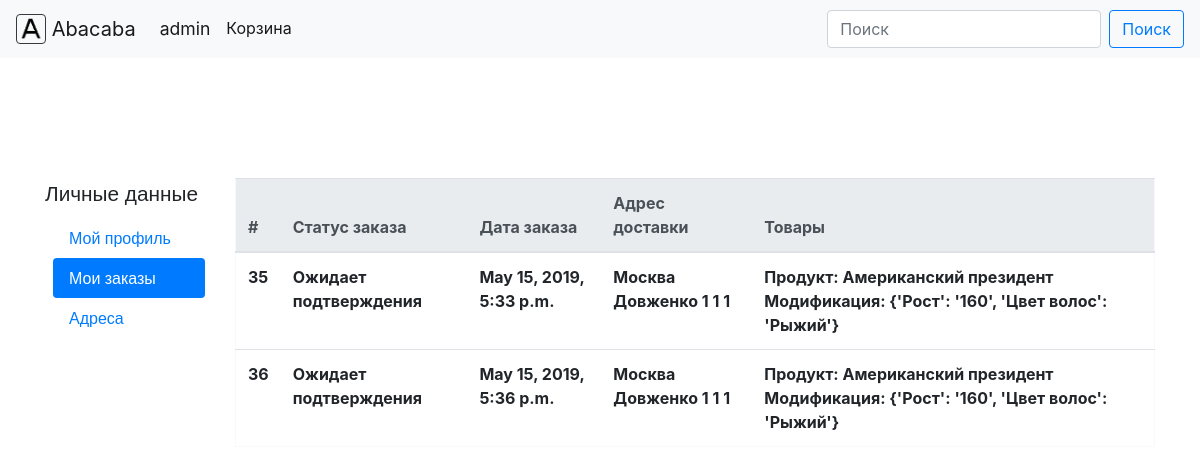
/accounts/orders (signed in), run on an earlier commit of the app's database.
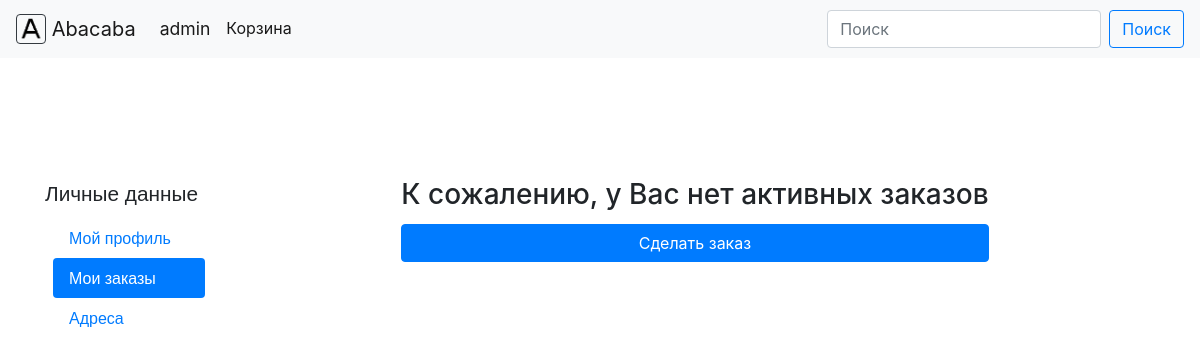
And on a later commit of the database.
### core/models.py (models this page shows, shortened)
class OrderProduct(models.Model):
    id = models.AutoField(primary_key=True)
    quantity = models.IntegerField()
    stock_product = models.ForeignKey(to=StockProduct,
                                      on_delete=models.CASCADE,
                                      related_name='order_products')
    order = models.ForeignKey(
        to=Order,
        on_delete=models.CASCADE,
        null=True,
        blank=True,
        related_name='products'
    )
    cart = models.ForeignKey(
        to=Cart,
        on_delete=models.SET_NULL,
        null=True,
        blank=True,
        related_name='products'
    )

class Order(models.Model):
    id = models.AutoField(primary_key=True)
    status = models.TextField(default='Ожидает подтверждения')
    author = models.ForeignKey(to=User,
                               on_delete=models.CASCADE,
                               null=True,
                               blank=True,
                               related_name='orders')
    order_date = models.DateTimeField(auto_now_add=True)
    address = models.ForeignKey(to=Addresses,
                                on_delete=models.SET_NULL,
                                null=True,
                                related_name='orders')
    email = models.TextField(null=True,
                             blank=True)  # #Электронная почта для заказов от незарегистрированных пользователей

class Addresses(models.Model):
    id = models.AutoField(primary_key=True)
    description = models.TextField(blank=True,
                                   null=True)
    customer = models.ForeignKey(to=User,
                                 on_delete=models.CASCADE,
                                 null=True,
                                 blank=True,
                                 related_name='addresses')
    city = models.TextField(default='Москва')
    street = models.TextField(default='Довженко')
    building = models.TextField(default='1')
    flat = models.TextField(default='1')
    entrance = models.TextField(null=True, blank=True)
    def __str__(self):
        return self.city + ' ' + self.street + ' ' + self.building + ' ' + self.entrance + ' ' + self.flat

class StockProduct(models.Model):
    id = models.AutoField(primary_key=True)
    product = models.ForeignKey(to=Product,
                                on_delete=models.CASCADE,
                                related_name='stock_products')
    modification = models.OneToOneField(to=Modification,
                                        on_delete=models.CASCADE,
                                        related_name='stock_product')
    quantity = models.IntegerField()

class Product(models.Model):
    id = models.AutoField(primary_key=True)
    name = models.TextField()
    price = models.IntegerField()
    rating = models.FloatField(blank=True,
                               null=True)
    categories = models.ManyToManyField(to=Category,
                                        blank=True,
                                        related_name='products')
    main_category = models.ForeignKey(to=Category,
                                      blank=True,
                                      null=True,
                                      on_delete=models.SET_NULL)
    def __str__(self):
        return 'Продукт: ' + self.name

class Modification(models.Model):
    id = models.AutoField(primary_key=True)
    product = models.ForeignKey(to=Product,
                                on_delete=models.CASCADE,
                                related_name='modifications')
    characteristics = models.TextField()
    def __str__(self):
        return 'Модификация: ' + self.characteristics

### core/views.py (the view)
# urls.py: url('accounts/orders', views.profile_orders, name='profile_orders'),
@login_required
def profile_orders(request):
    user = User.objects.get(username=request.user.username)
    orders = OrderProduct.objects.all().filter(order__author=user)
    if orders.count() == 0:
        return render(request, 'registration/profile_orders.html', {'empty': 'yes'})
    return render(request, 'registration/profile_orders.html', {'orders': orders})

### core/templates/registration/profile_orders.html
{% extends 'registration/profile_navigation.html' %}
{% block data %}
    <div>
        {% load widget_tweaks %}
        {% if not empty %}
            <table class="table border border-light">
              <thead class="thead-light">
                <tr>
                    <th scope="col">#</th>
                    <th scope="col">Статус заказа</th>
                    <th scope="col">Дата заказа</th>
                    <th scope="col">Адрес доставки</th>
                    <th scope="col">Товары</th>
                </tr>
              </thead>
              <tbody>
                    {% for key in orders %}
                        <tr>
                            <th scope="row" style="overflow: hidden;">{{ key.id }}</th>
                            <th scope="row" style="overflow: hidden;">{{ key.order.status }}</th>
                            <th scope="row" style="overflow: hidden;">{{ key.order.order_date }}</th>
                            <th scope="row" style="overflow: hidden;">{{ key.order.address }}</th>
                            <th scope="row" style="overflow: hidden;">{{ key.stock_product.product }} {{ key.stock_product.modification }}</th>
                        </tr>
                    {% endfor %}
              </tbody>
            </table>
        {% else %}
            <div class="form-row">
                <div class="form-group col-md-12">
                    <h3>К сожалению, у Вас нет активных заказов</h3>
                    <button onclick="location.href='/'" style="margin-top: 2%;" class="btn btn-primary btn-block">Сделать заказ</button>
                </div>
            </div>
        {% endif %}
    </div>
{% endblock %}

### core/templates/registration/profile_navigation.html (shortened to what this page needs)
{% extends 'base.html' %}
{% block content %}
<div class="container" style="margin-top: 10%;">
        <div class="row">
            <div class="col-sm-2" style="font-family: 'Quicksand', sans-serif;">
               <ul class="nav nav-pills flex-column">
                   <label for="personal_data" style="font-size: 130%;">Личные данные</label>
                   <div id="personal_data" style="margin-left: 5%;">
                        <li class="nav-item">
                            <a id="my_profile_ref" class="nav-link active" href="/accounts/profile">Мой профиль</a>
                        </li>
                       <li class="nav-item">
                            <a id="my_orders_ref" class="nav-link" href="/accounts/orders">Мои заказы</a>
                       </li>
                       <li class="nav-item">
                            <a id="my_address_ref" class="nav-link" href="/accounts/addresses">Адреса</a>
                       </li>
                   </div>
               </ul>
            </div>
            <div class="col-sm-10" style="display: flex; justify-content: center;">
               {% block data %}
               {% endblock %}
            </div>
        </div>
</div>
{% endblock %}

### core/templates/base.html (shortened to what this page needs)
<!DOCTYPE html>
<html lang="en">
<head>
    <link rel="stylesheet" href="https://stackpath.bootstrapcdn.com/bootstrap/4.2.1/css/bootstrap.min.css">
    <link rel="stylesheet" type="text/css" href="/static/classes/styles.css">
</head>
<body>
    <header>
        {% include "menu.html" %}
    </header>
    {% block content %}
    {% endblock %}
</body>
</html>

### core/templates/menu.html (shortened to what this page needs)
<nav class="navbar navbar-expand-lg navbar-light bg-light" style="background-color: #e3f2fd;">
  <a class="navbar-brand" href="/">
    <img src= "/static/logo.png" width="30" height="30" class="d-inline-block align-top border border-dark rounded" alt="M">
    Abacaba
  </a>
  <div class="collapse navbar-collapse" id="navbarText">
    <ul class="navbar-nav mr-auto">
      <li class="nav-item dropdown" id="cabinet">
        <a class="nav-link dropdown-toggle active" id="navbarDropdown_personal_cabinet" role="button" href="/" data-toggle="dropdown" aria-haspopup="true" aria-expanded="false" style="font-size: 110%;">
            {% if request.user.is_authenticated %}
                {{ user.username }}
             {% else %}
                Личный кабинет
            {% endif %}
        </a>
      </li>
        <li class="nav-item active">
        <a class="nav-link" href="/cart">Корзина</a>
      </li>
    </ul>
    <form class="form-inline" method="GET" action="/" id="search_form">
        <input class="form-control mr-sm-2" type="search" placeholder="Поиск" aria-label="Search" id="input" name="text">
        <button class="btn btn-outline-primary my-2 my-sm-0" type="submit" action="submit">Поиск</button>
    </form>
  </div>
</nav>

### core/templates/menu.html (style rules this page uses)
.dropdown-toggle::after { display:none; }

What changed in the data, as far as the page shows it:
removed OrderProduct: id "35", order.status "Ожидает подтверждения", order.order_date "May 15, 2019, 5:33 p.m.", order.address "Москва Довженко 1 1 1", stock_product.product "Продукт: Американский президент", stock_product.modification "Модификация: {'Рост': '160', 'Цвет волос': 'Рыжий'}"
removed OrderProduct: id "36", order.status "Ожидает подтверждения", order.order_date "May 15, 2019, 5:36 p.m.", order.address "Москва Довженко 1 1 1", stock_product.product "Продукт: Американский президент", stock_product.modification "Модификация: {'Рост': '160', 'Цвет волос': 'Рыжий'}"
Also different on the page:
text no longer shown: "# Статус заказа Дата заказа Адрес доставки Товары"
text now shown: "К сожалению, у Вас нет активных заказов Сделать заказ"
